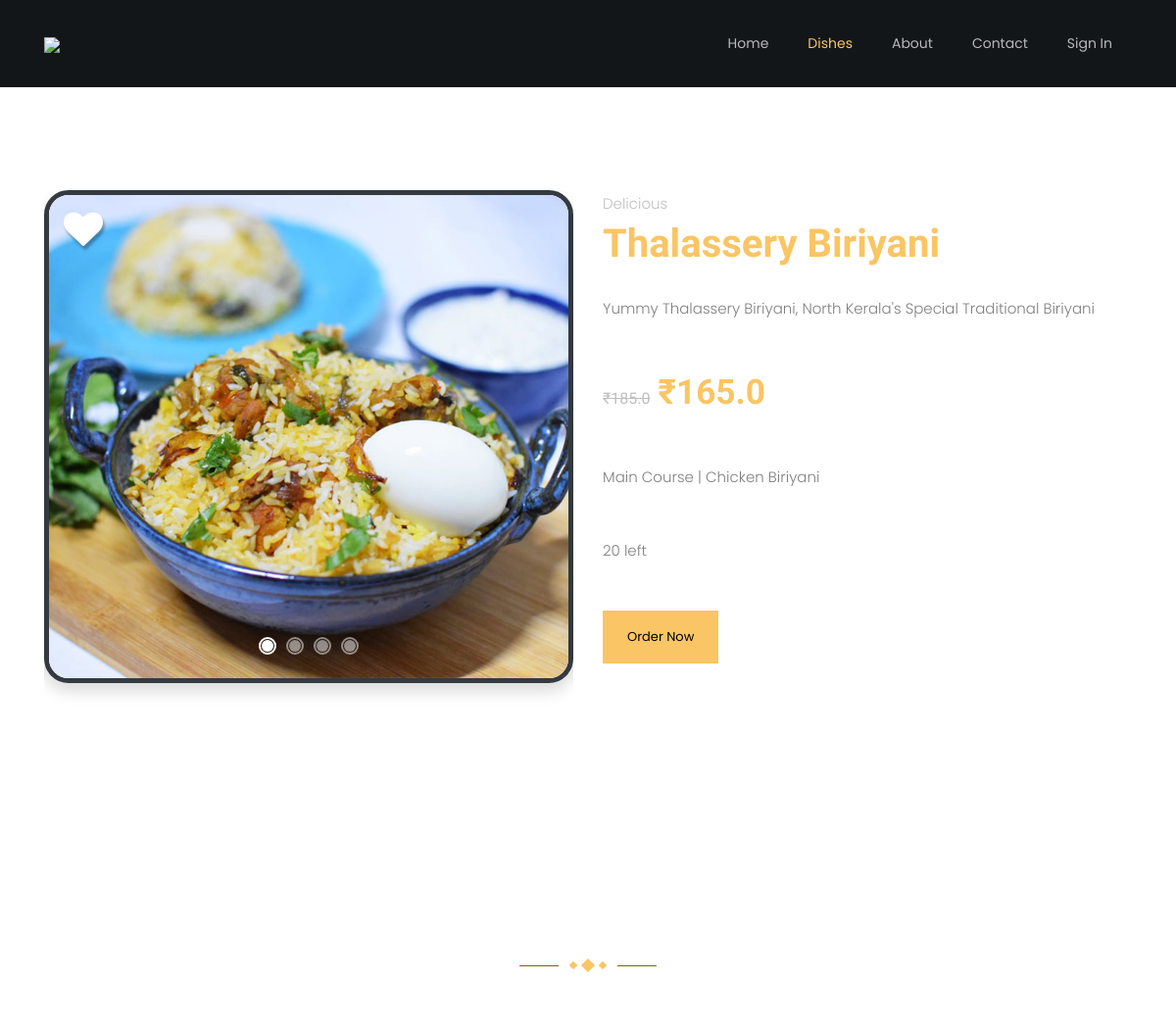
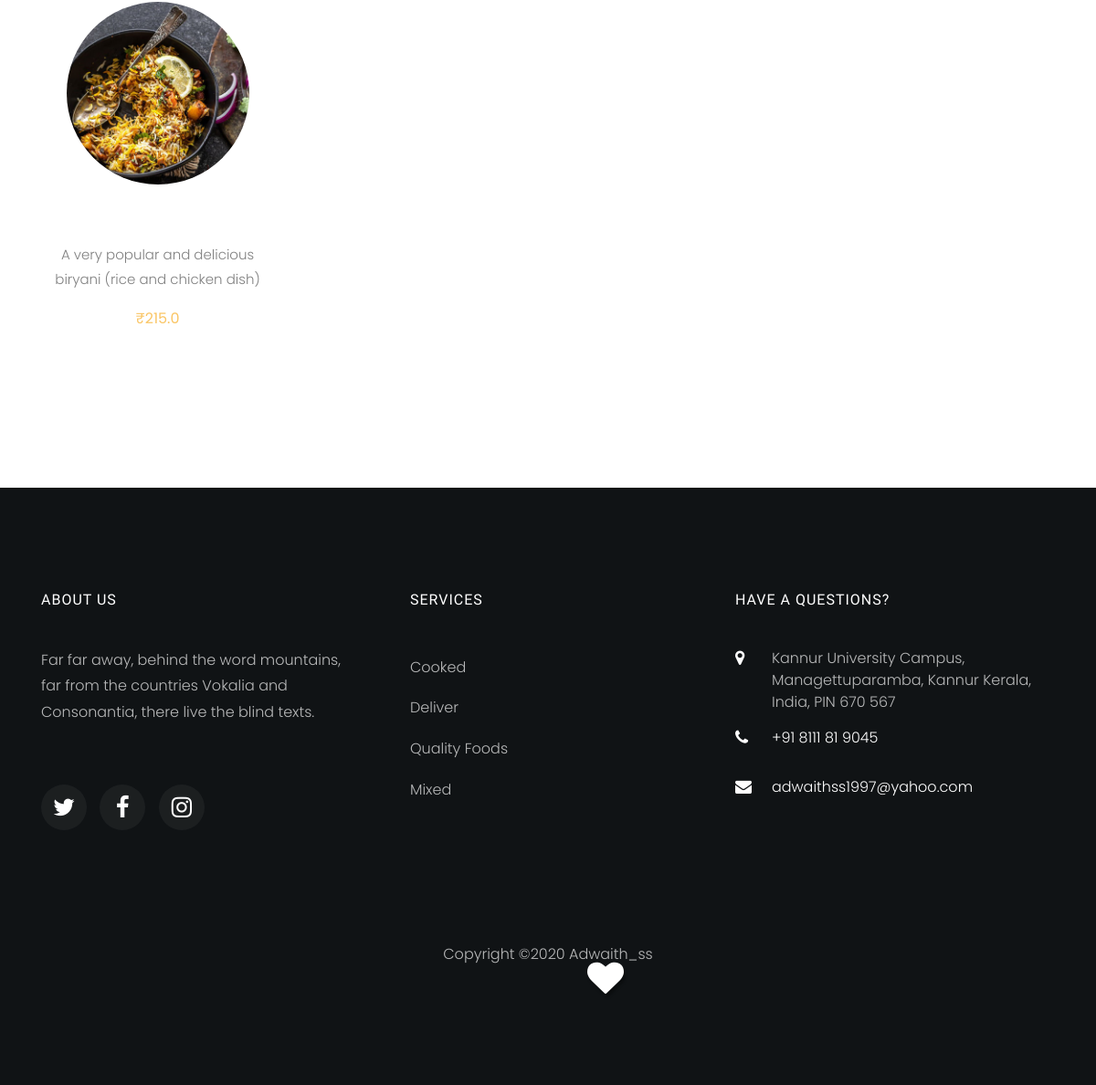
Page /product/thalassery-biriyani-main-course-1/ on the committed database (2 pictures, top to bottom).
### product/models.py (models this page shows, shortened)
class Product(models.Model):
	STATUS = (
        ('Pending', 'Pending'),
        ('Active', 'Active'),
        ('Deleted', 'Deleted'),
    )
	name = models.CharField(max_length=225)
	slug = models.SlugField(max_length = 250, null = True, blank = True)
	description = models.TextField()
	category = models.ForeignKey(Category,null=True, on_delete=models.SET_NULL)
	subCategory = models.ForeignKey(Subcategory, null=True, on_delete=models.SET_NULL)
	tag = models.ManyToManyField(Tag, null=True)
	tax = models.ForeignKey(Tax, null=True, on_delete=models.SET_NULL)
	price = models.FloatField()
	specialPrice = models.FloatField()
	cost = models.FloatField()
	total = models.FloatField()
	quantity = models.IntegerField()
	stock = models.BooleanField(default=True)
	status = models.CharField(max_length=10, choices=STATUS)
	image1 = models.ImageField(upload_to='product', max_length=100)
	image2 = models.ImageField(upload_to='product', max_length=100, null=True, blank=True)
	image3 = models.ImageField(upload_to='product', max_length=100, null=True, blank=True)
	image4 = models.ImageField(upload_to='product', max_length=100, null=True, blank=True)
	createdDate = models.DateTimeField(auto_now_add=True)
	updatedDate = models.DateTimeField(auto_now=True)

class Category(models.Model):
	name = models.CharField(max_length=50)
	createdDate = models.DateTimeField(auto_now_add=True)
	updatedDate = models.DateTimeField(auto_now=True)
	def __str__(self):
		return self.name

class Subcategory(models.Model):
	name = models.CharField(max_length=50)
	category = models.ForeignKey(Category, on_delete=models.CASCADE)
	createdDate = models.DateTimeField(auto_now_add=True)
	updatedDate = models.DateTimeField(auto_now=True)
	def __str__(self):
		return self.name

### product/views.py (the view)
# urls.py: path('product/<str:slug>/', ProductPage.as_view(), name='product'),
class ProductPage(TemplateView):
    template_name = "product/product.html"
    def get(self, request, slug, *args, **kwargs):
        product = Product.objects.get(slug=slug)
        related_product = Product.objects.filter(category=product.category).exclude(id=product.id).all().order_by('-id')
        context = {'product':product, 'related_product':related_product}
        return render(request, self.template_name, context)

### templates/product/product.html (shortened to what this page needs)
{% extends 'common/main.html'%}
{% load static %}
{% block content %}
<section class="ftco-section ftco-degree-bg">
    <div class="container">
        <div class="row">
            <div class="col-md-6 ftco-animate">
                <div  class="home-slider owl-carousel img ">
                    <div class="slider-item">
                        <a href=""><i class="icon-heart" aria-hidden="true"></i></a>
                        <img src="/media/{{product.image1}}" class="img-fluid  border-dark shadow" alt="" style="border-radius: 25px;border: 5px solid;">
                    </div>
                </div>
            </div>
            <div class="col-md-6 col-sm-12 ftco-animate">
                <span class="subheading">Delicious</span>
                <h1 class="mb-4"><span style="color: #fac564;font-size: 2.5rem;"><strong>{{product.name}}</strong></span></h1>
                <p class="mb-4 mb-md-5">{{product.description}}</p>
                <h2 class="mb-4 mb-md-5"><span style="font-size: 1rem;"><del>₹{{product.price}}</del></span>  <span style="color: #fac564;font-size: 2.2rem;"><strong>₹{{product.specialPrice}}</strong></span></h2>
                <p class="mb-4 mb-md-5">{{product.category}} | {{product.subCategory}}</p>
                <p class="mb-4 mb-md-5">{{product.quantity}} left</p>
                <p><a href="#" class="btn btn-primary p-3 px-xl-4 py-xl-3">Order Now</a> <a href="#" class="btn btn-white btn-outline-white p-3 px-xl-4 py-xl-3">Add to Cart</a></p>
            </div>
        </div>
    </div>
</section>
<section class="ftco-section">
    <div class="container">
        <div class="row justify-content-center mb-5 pb-3">
            <div class="col-md-7 heading-section ftco-animate text-center">
                <h2 class="mb-4">You May Also Like</h2>
                <p class="flip"><span class="deg1"></span><span class="deg2"></span><span class="deg3"></span></p>
            </div>
        </div>
        <div class="row">
            {% for x in related_product %}
            <div class="col-md-3 text-center ftco-animate">
                <div class="menu-wrap">
                    <a target="_blank" href="/product/{{x.slug}}" class="menu-img img mb-4" style="background-image: url(/media/{{x.image1}});"></a>
                    <div class="text">
                        <h3><a target="_blank" href="/product/{{x.slug}}">{{x.name}}</a></h3>
                        <p>{{x.description}}</p>
                        <p class="price"><span>₹{{x.specialPrice}}</span></p>
                        <p><a href="#" class="btn btn-white btn-outline-white">Add to cart</a></p>
                    </div>
                </div>
            </div>
            {% endfor %}
        </div>
    </div>
</section>
{% endblock %}

### static/css/icomoon.css (style rules this page uses)
[class^="icon-"], [class*=" icon-"] { font-family: 'icomoon' !important; speak: none; font-style: normal; font-weight: normal; font-variant: normal; text-transform: none; line-height: 1; -webkit-font-smoothing: antialiased; -moz-osx-font-smoothing: grayscale; }
.icon-heart:before { content: "\f004"; }

### templates/product/product.html (style rules this page uses)
.owl-carousel.home-slider { height: 520px; }
i { font-size: 2.5rem; position: absolute; padding-top: 20px; padding-left: 20px; color: white; text-shadow: 2px 4px 3px rgba(0,0,0,0.3); }

### rows in the picture
Product: image1 (picture), name "Thalassery Biriyani", description "Yummy Thalassery Biriyani, North Kerala's Special Traditional Biriyani", price "185.0", specialPrice "165.0", category "Main Course", subCategory "Chicken Biriyani", quantity "20"
Product: image1 (picture), description "A very popular and delicious biryani (rice and chicken dish)", specialPrice "215.0"
